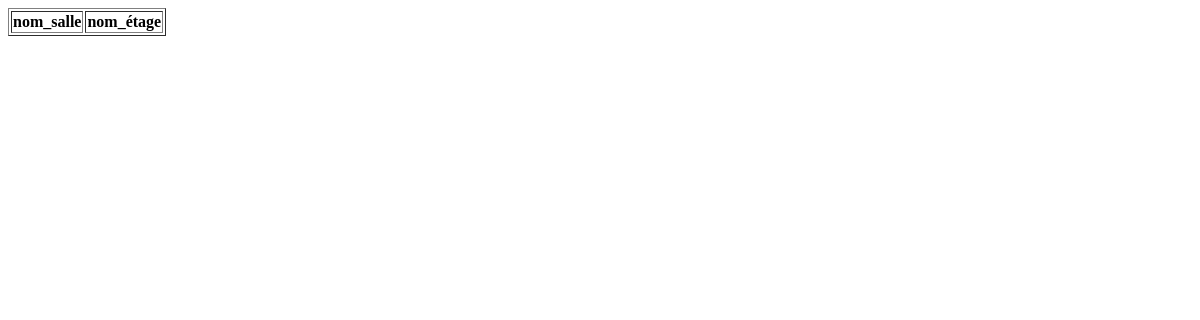
/jour09/job13/index.php, run on an earlier commit of the app's database.
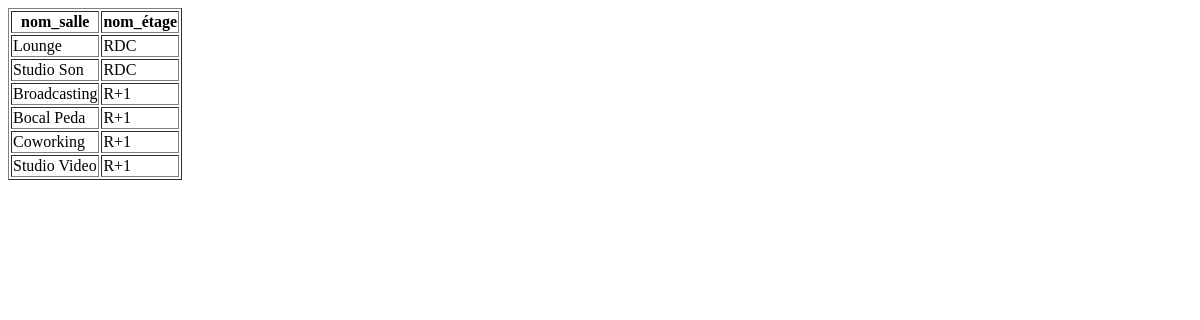
And on a later commit of the database.
### tables this page shows
CREATE TABLE IF NOT EXISTS `salles` (
  `id` int(11) NOT NULL AUTO_INCREMENT,
  `nom` varchar(255) NOT NULL,
  `id_etage` int(11) NOT NULL,
  `capacite` int(11) NOT NULL,
  PRIMARY KEY (`id`)
);

CREATE TABLE IF NOT EXISTS `etage` (
  `id` int(11) NOT NULL AUTO_INCREMENT,
  `nom` varchar(255) NOT NULL,
  `numero` int(11) NOT NULL,
  `superficie` int(11) NOT NULL,
  PRIMARY KEY (`id`)
);

### jour09/job13/index.php (the view, shortened to what this page needs)
<!DOCTYPE html>
<html lang="en">
<head>
</head>
<body>
<?php
$bdd = mysqli_connect("localhost","root","","jour08");
$cont=mysqli_query($bdd,"SELECT salles.nom,etage.nom FROM salles INNER JOIN etage WHERE etage.id = salles.id_etage");
$contenu =mysqli_fetch_all($cont,);
?>
<table border=1>
    <thead>
<?php
echo "<tr>";
echo "<th>nom_salle</th>";
echo "<th>nom_étage</th>";
echo "</tr>";
echo "</thead>";
echo "<tbody>";
foreach ($contenu as $conte => $value){
echo "<tr>";
foreach($value as $conte2 => $value2){
echo "<td>",$value2,"</td>";
}
echo"</tr>";
}
echo"</tbody>";
echo "</table>";
?>
</body>
</html>

What changed in the data, as far as the page shows it:
added salles: nom "Lounge", id_etage.nom "RDC"
added salles: nom "Studio Son", id_etage.nom "RDC"
added salles: nom "Broadcasting", id_etage.nom "R+1"
added salles: nom "Bocal Peda", id_etage.nom "R+1"
added salles: nom "Coworking", id_etage.nom "R+1"
added salles: nom "Studio Video", id_etage.nom "R+1"
